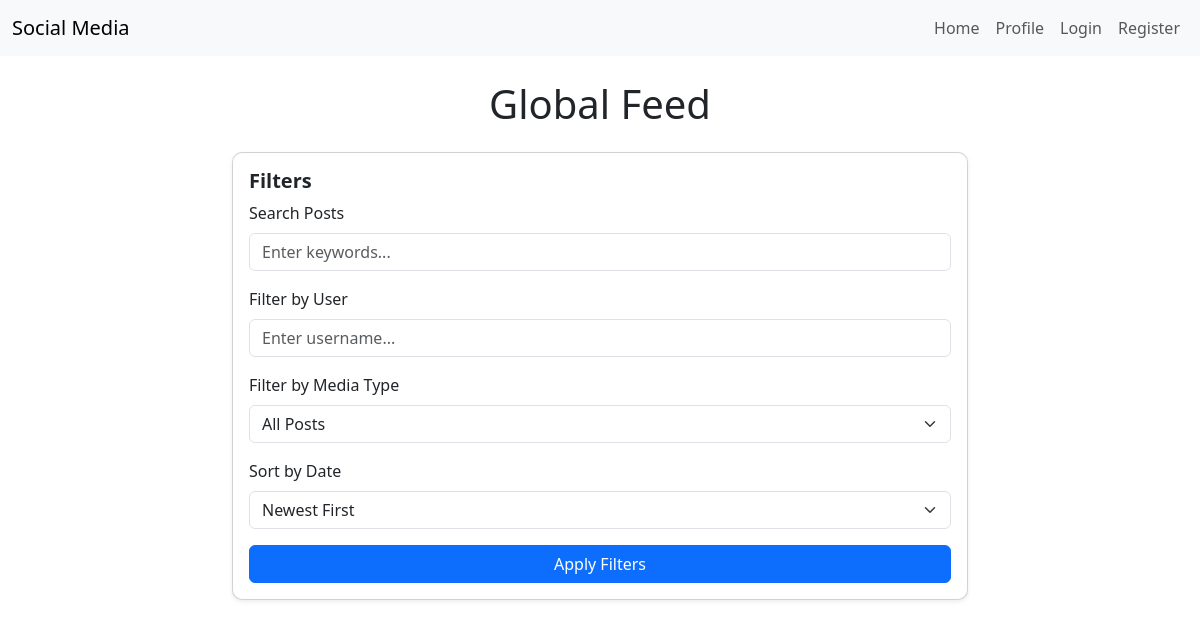
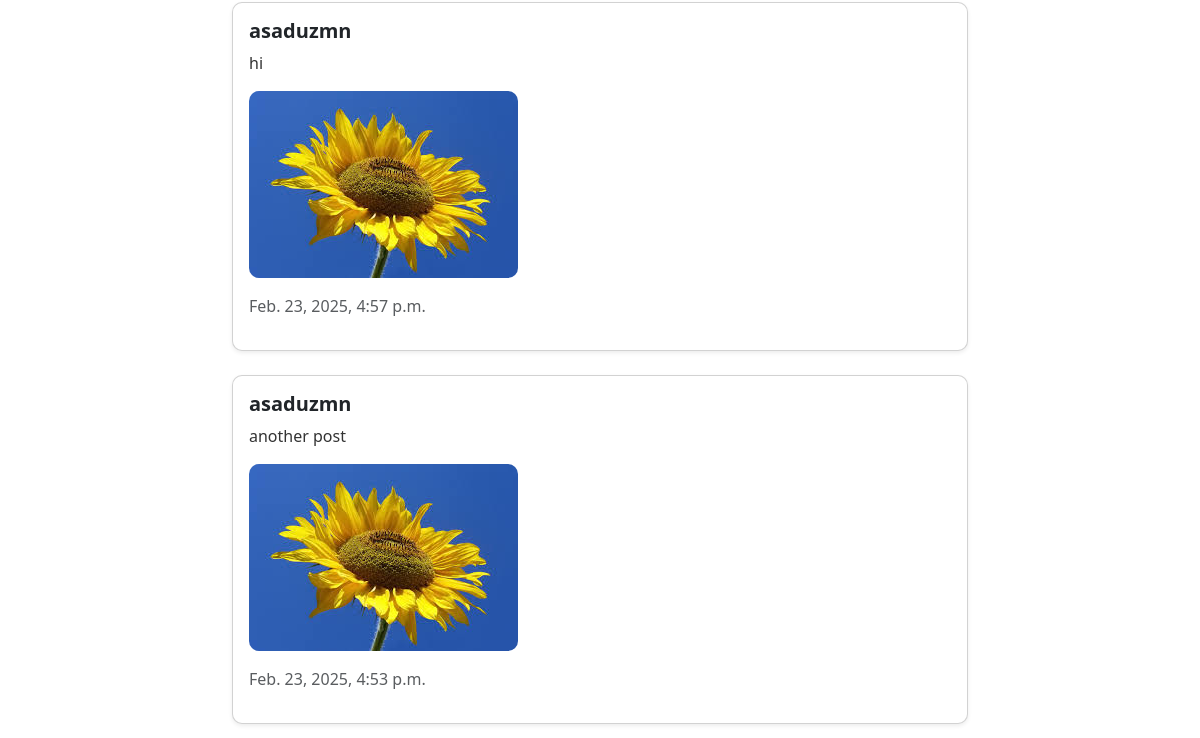
Before: / (upper part) with the older database file (2 pictures, top to bottom).
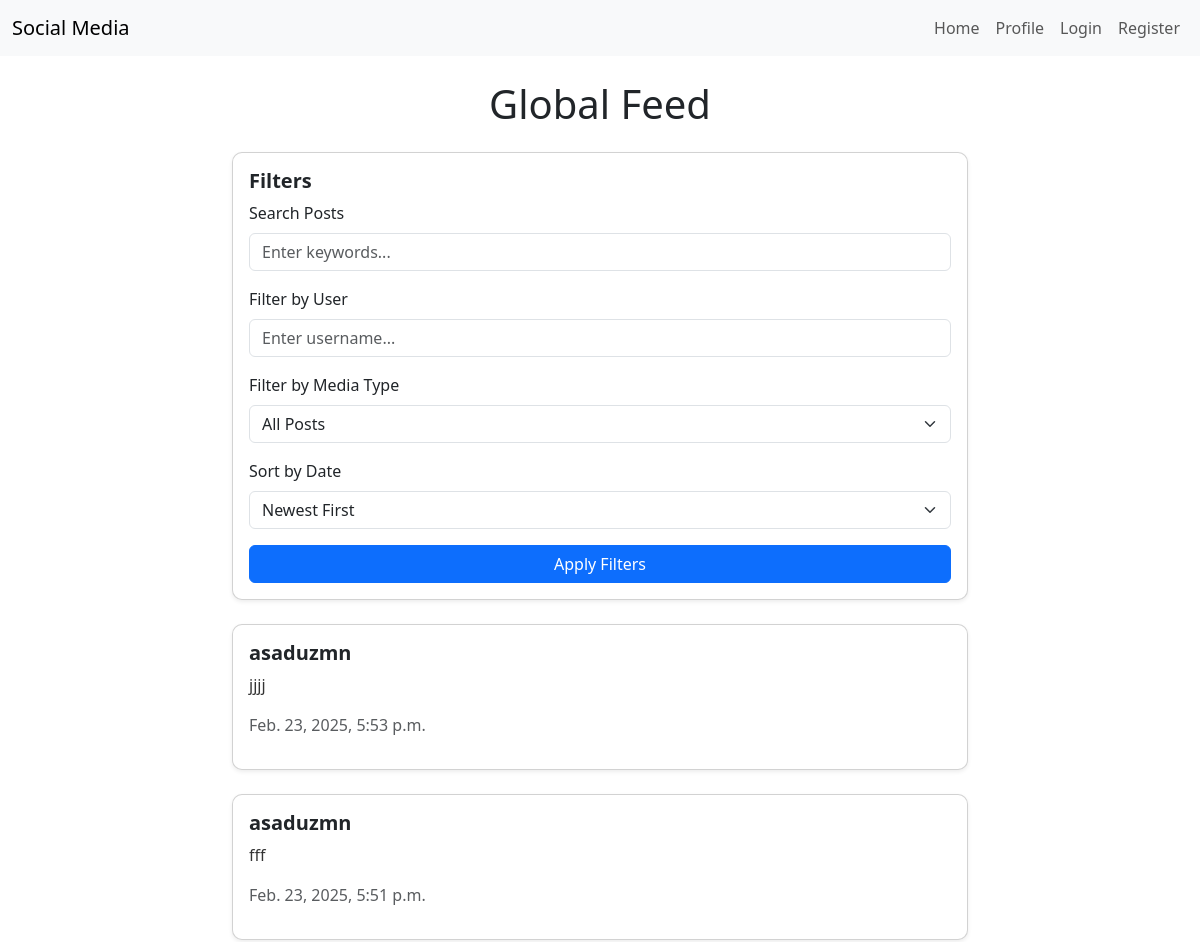
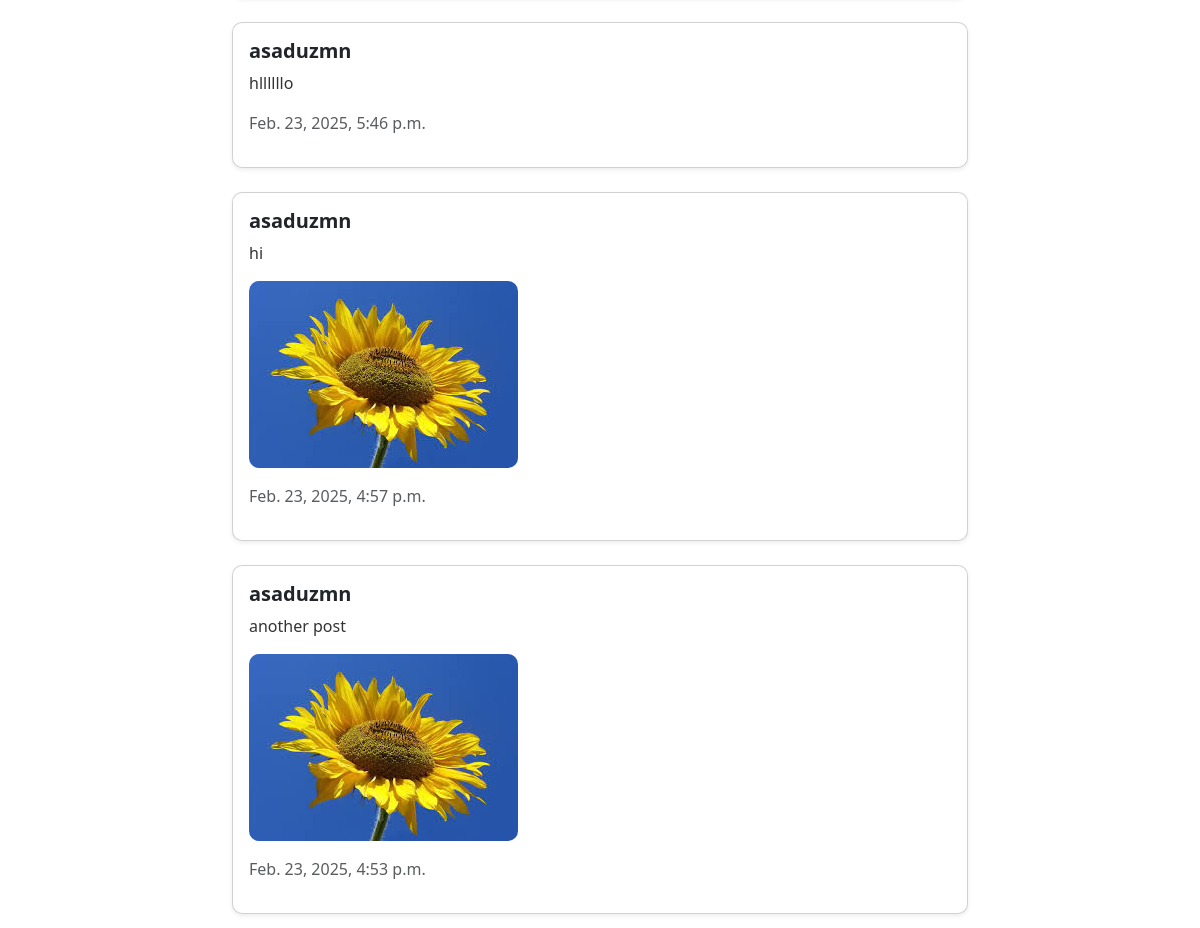
After: the same page with the newer database file (2 pictures, top to bottom).
### core/models.py (models this page shows, shortened)
class Post(models.Model):
    user = models.ForeignKey(User, on_delete=models.CASCADE)
    content = models.TextField(null=True, blank=True)
    image = models.ImageField(upload_to='posts/', blank=True, null=True)
    created_at = models.DateTimeField(auto_now_add=True)

### core/views.py (the view)
# urls.py: path('', views.home, name='home'),
def home(request):
    query = request.GET.get('q')  # Search keyword
    user_filter = request.GET.get('user_filter')  # Filter by user
    media_type = request.GET.get('media_type', 'all')  # Filter by media type
    sort_by = request.GET.get('sort_by', 'newest')  # Sort by date
    posts = Post.objects.all()
    if query:
        posts = posts.filter(Q(content__icontains=query))
    if user_filter:
        posts = posts.filter(user__username=user_filter)
    if media_type == 'text':
        posts = posts.filter(image__isnull=True)  # Text-only posts (no image)
    elif media_type == 'image':
        posts = posts.filter(image__isnull=False)  # Posts with images
    elif media_type == 'image_only':
        posts = posts.filter(image__isnull=False, content__isnull=True)  # Image-only posts (no text)
    if sort_by == 'oldest':
        posts = posts.order_by('created_at')
    else:
        posts = posts.order_by('-created_at')
    return render(request, 'core/home.html', {'posts': posts})

### core/templates/core/home.html (shortened to what this page needs)
{% extends 'core/base.html' %}
{% block content %}
    <div class="row">
        <div class="col-md-8 mx-auto">
            <h1 class="text-center mb-4">Global Feed</h1>
            <div class="card mb-4 shadow-sm">
                <div class="card-body">
                    <h5 class="card-title">Filters</h5>
                    <form method="GET" action="">
                        <div class="mb-3">
                            <label for="search" class="form-label">Search Posts</label>
                            <input type="text" name="q" class="form-control" placeholder="Enter keywords..." value="{{ request.GET.q }}">
                        </div>
                        <div class="mb-3">
                            <label for="user_filter" class="form-label">Filter by User</label>
                            <input type="text" name="user_filter" class="form-control" placeholder="Enter username..." value="{{ request.GET.user_filter }}">
                        </div>
                        <div class="mb-3">
                            <label for="media_type" class="form-label">Filter by Media Type</label>
                            <select name="media_type" class="form-select" onchange="this.form.submit()">
                                <option value="all" {% if request.GET.media_type == 'all' %}selected{% endif %}>All Posts</option>
                            </select>
                        </div>
                        <div class="mb-3">
                            <label for="sort_by" class="form-label">Sort by Date</label>
                            <select name="sort_by" class="form-select">
                                <option value="newest" {% if request.GET.sort_by == 'newest' %}selected{% endif %}>Newest First</option>
                            </select>
                        </div>
                        <button type="submit" class="btn btn-primary w-100">Apply Filters</button>
                    </form>
                </div>
            </div>
            {% for post in posts %}
                <div class="card mb-4 shadow-sm">
                    <div class="card-body">
                        <h5 class="card-title">{{ post.user.username }}</h5>
                        <p class="card-text">{{ post.content }}</p>
                        {% if post.image %}
                            <img src="{{ post.image.url }}" class="img-fluid mb-3" alt="Post Image">
                        {% endif %}
                        <p class="text-muted">{{ post.created_at }}</p>
                    </div>
                </div>
            {% endfor %}
        </div>
    </div>
{% endblock %}

### core/templates/core/base.html (shortened to what this page needs)
{% load static %}
<!DOCTYPE html>
<html lang="en">
<head>
    <link href="https://cdn.jsdelivr.net/npm/bootstrap@5.3.0/dist/css/bootstrap.min.css" rel="stylesheet">
    <link rel="stylesheet" href="{% static 'core/css/style.css' %}">
</head>
<body>
    <nav class="navbar navbar-expand-lg navbar-light bg-light">
        <div class="container-fluid">
            <a class="navbar-brand" href="{% url 'home' %}">Social Media</a>
            <div class="navbar-nav">
                <a class="nav-link" href="{% url 'home' %}">Home</a>
                <a class="nav-link" href="{% url 'profile' %}">Profile</a>
                {% if user.is_authenticated %}
                    <a class="nav-link" href="{% url 'create_post' %}">Create Post</a>
                    <a class="nav-link" href="{% url 'logout' %}">Logout</a>
                {% else %}
                    <a class="nav-link" href="{% url 'login' %}">Login</a>
                    <a class="nav-link" href="{% url 'register' %}">Register</a>
                {% endif %}
            </div>
        </div>
    </nav>
    <div class="container mt-4">
        {% block content %}{% endblock %}
    </div>
</body>
</html>

### core/static/core/css/style.css (style rules this page uses)
.card { border-radius: 10px; }
.card-title { font-size: 1.25rem; font-weight: bold; }
.card-text { font-size: 1rem; color: #333; }
.img-fluid { border-radius: 10px; }

Changed rows visible on the page:
added Post: user.username "asaduzmn", content "jjjj", created_at "Feb. 23, 2025, 5:53 p.m."
added Post: user.username "asaduzmn", content "fff", created_at "Feb. 23, 2025, 5:51 p.m."
added Post: user.username "asaduzmn", content "hllllllo", created_at "Feb. 23, 2025, 5:46 p.m."
